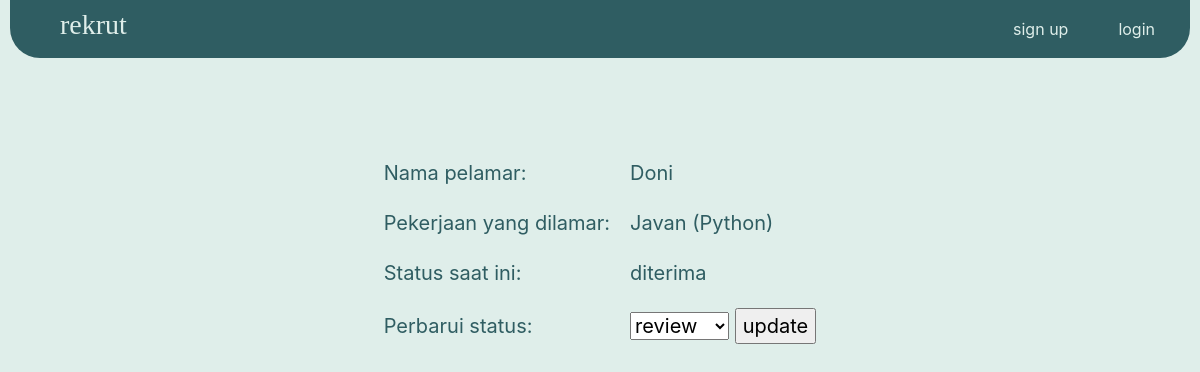
The app's page /hdc/job/1/pelamar/2 with its own data.
### rekrutmen/models.py (models this page shows)
class JobList(models.Model):
    job = models.ForeignKey(Job, on_delete=models.CASCADE, null = True)
    pelamar_id = models.ForeignKey(User, on_delete=models.CASCADE, null=True)
    JOB_STATUS = [
        ('review', 'review'),
        ('diterima', 'diterima'),
        ('ditolak', 'ditolak'),
    ]
    status = models.CharField(
            max_length=10,
            choices=JOB_STATUS,
            default='review',
            null = True)
    tests = models.ManyToManyField(Test)

class Member(models.Model):
    user = models.OneToOneField(User, on_delete=models.CASCADE, primary_key=True)
    name = models.CharField(max_length=100)
    role = models.ForeignKey(Role, on_delete=models.CASCADE)
    def __str__(self):
        return self.name

class Job(models.Model):
    job_name = models.CharField(max_length=100)
    description = models.TextField()
    hdc_id = models.ForeignKey(User, on_delete=models.CASCADE, null=True)
    tests = models.ManyToManyField(Test)
    def __str__(self):
        return self.job_name

### rekrutmen/views.py (the view)
# urls.py: path('hdc/job/<int:id>/pelamar/<int:id2>', views.detail_pelamar, name='detail_pelamar'),
def detail_pelamar (request, id, id2):
    job_list = JobList.objects.get(job=id, pelamar_id=id2)
    print (job_list)
    form = JobListForm()
    if request.method == 'POST':
        job_list.status =  str (request.POST['status'])
        job_list.save()
        return redirect ('/hdc/job/{id}'.format(id=id))
    context ={'job_list': job_list,
              'form':form,
              }
    return render (request, 'hdc/detail_pelamar.html', context)

### rekrutmen/forms.py (shortened to what this page needs)
class JobListForm(forms.ModelForm):
    class Meta:
        model = JobList
        fields = ['status']

### rekrutmen/templates/hdc/detail_pelamar.html (shortened to what this page needs)
{% extends 'public/base.html' %}
{% block content %}
<div class="content">
    <div class="apply-job-card">
        <table class="review-tbl">
            <tr>
                <td>Nama pelamar: </td>
                <td>{{ job_list.pelamar_id.member }}</td>
            </tr>
            <tr>
                <td>Pekerjaan yang dilamar: </td>
                <td>{{ job_list.job }}</td>
            </tr>
            <tr>
                <td>Status saat ini: </td>
                <td>{{ job_list.status }}</td>
            </tr>
            <tr>
                <td>Perbarui status: </td>
                <td>
                    <form method="POST">
                    {{ form.status }}
                    <input type="submit" value="update">
                </form>
            </td>
            </tr>
        </table>
    </div>
</div>
{% endblock %}

### rekrutmen/static/css/style.css (style rules this page uses)
:root { --main-light: #DFEEEA; --main-dark: #2F5D62; --dark-accent: #5E8B7E; --light-accent: #A7C4BC; }
body { background-color: var(--main-light) }
.content { height: 100%; margin: 10px; display: flex; justify-content: center; }
.apply-job-card { color: var(--main-dark); padding: 40px; }
.review-tbl { margin: 40px 0px; }
.review-tbl td { padding: 10px; font-size: 20px; }

### records on screen
JobList: pelamar_id.member "Doni", job "Javan (Python)", status "diterima"
